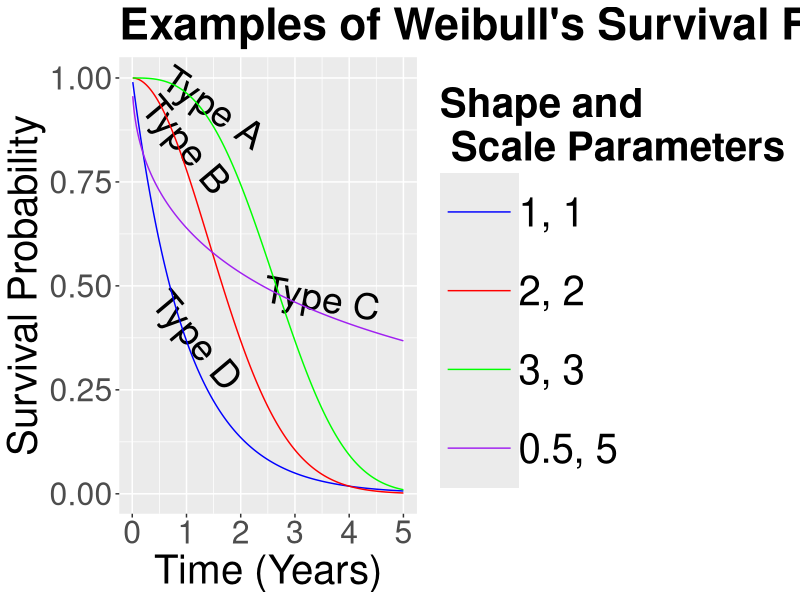
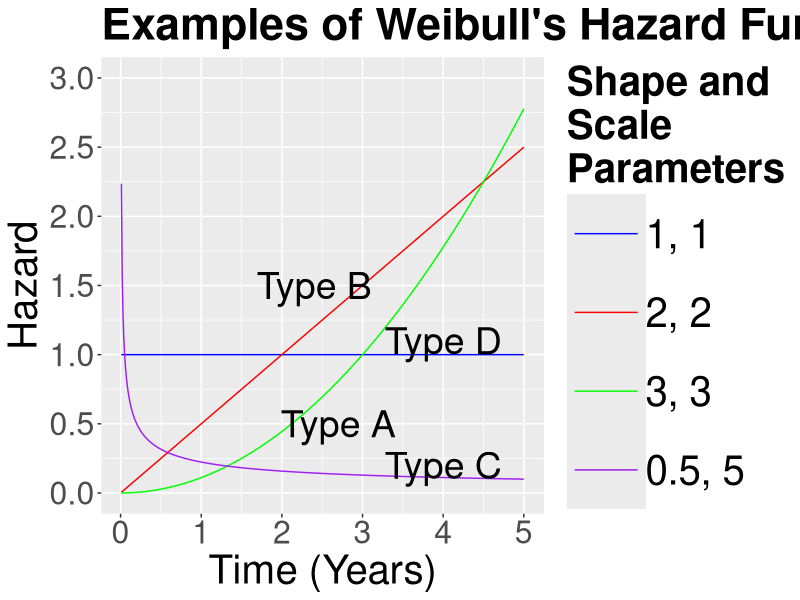
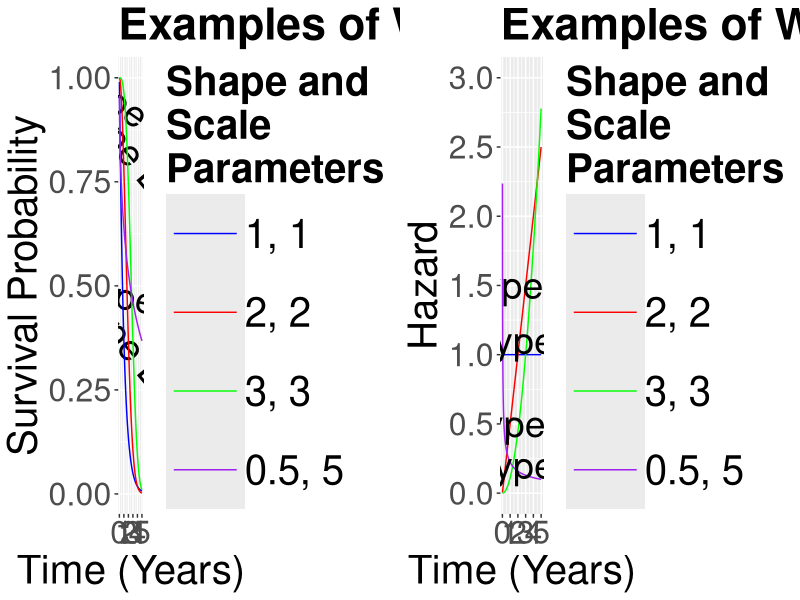
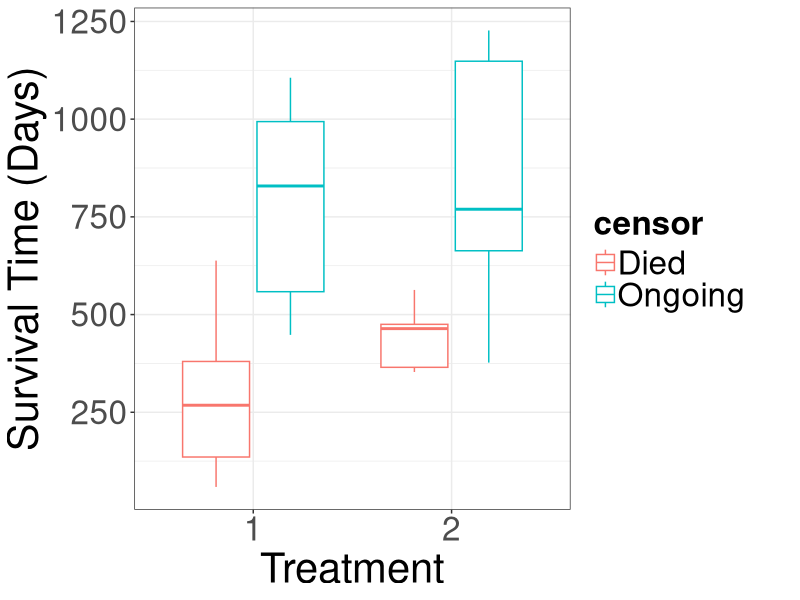

Write R code to recreate these figures, in order.
## ---- chunk 1
# Load required packages
library(tidyverse)
library(broom)
library(ggfortify)
library(survival)
library(survminer)
library(cowplot)
## ---- chunk 2
#| echo: false
#| fig.width: 20
#| fig.height: 10

weibull_param <- tibble(shape = c(0.5, 1, 2, 3), scale = c(5, 1, 2, 3))

weibull_data <- tibble(t = seq(0.01, 5, 0.01)) |>
  merge(weibull_param) |>
  mutate(surv = exp(-(t / scale)^shape))

weibull_plot <- weibull_data |>
  ggplot(aes(t, surv, color = interaction(shape, scale))) +
  ggtitle("Examples of Weibull's Survival Functions") +
  labs(x = "Time (Years)", y = "Survival Probability") +
  annotate("text", x = 1.5, y = 0.93, label = "Type A", size = 9.5, angle = -35) +
  annotate("text", x = 1, y = 0.84, label = "Type B", size = 9.5, angle = -50) +
  annotate("text", x = 3.5, y = 0.47, label = "Type C", size = 9.5, angle = -10) +
  annotate("text", x = 1.2, y = 0.37, label = "Type D", size = 9.5, angle = -50) +
  geom_line() +
  theme(
    plot.title = element_text(size = 32, face = "bold"),
    axis.text = element_text(size = 23),
    axis.title = element_text(size = 29),
    legend.text = element_text(size = 29, margin = margin(r = 1, unit = "cm")), 
    legend.title = element_text(size = 29, face = "bold"),
    legend.key.size = unit(2, 'cm')
  ) +
  scale_color_manual(values = c("blue", "red", "green", "purple"), 
                     labels = c("1, 1", "2, 2", "3, 3", "0.5, 5")) +
  guides(color = guide_legend(title = "Shape and \n Scale Parameters"))

weibull_plot
## ---- chunk 3
#| echo: false
#| fig.width: 20
#| fig.height: 10

weibull_data <- weibull_data |> mutate(hazard = shape * t^(shape - 1)/(scale^shape))

weibull_hazard <- weibull_data |>
  ggplot(aes(t, hazard, color = interaction(shape, scale))) + 
  ggtitle("Examples of Weibull's Hazard Function") +
  labs(x = "Time (Years)", y = "Hazard") +
  theme(
    plot.title = element_text(size = 32, face = "bold"),
    axis.text = element_text(size = 23),
    axis.title = element_text(size = 29),
    legend.text = element_text(size = 29, margin = margin(r = 1, unit = "cm")), 
    legend.title = element_text(size = 29, face = "bold"),
    legend.key.size = unit(2, 'cm')
  ) +
  geom_line() +
  scale_color_manual(values = c("blue", "red", "green", "purple"), 
                     labels = c("1, 1", "2, 2", "3, 3", "0.5, 5")) +
  guides(color = guide_legend(title = "Shape and \n Scale Parameters")) +
  guides(color = guide_legend(title = "Shape and \nScale \nParameters")) +
  annotate("text", x = 2.7, y = 0.5, label = "Type A", size = 9.5, angle = 0) +
  annotate("text", x = 2.4, y = 1.5, label = "Type B", size = 9.5, angle = 0) +
  annotate("text", x = 4, y = 0.2, label = "Type C", size = 9.5, angle = 0) +
  annotate("text", x = 4, y = 1.1, label = "Type D", size = 9.5, angle = 0) +
  scale_y_continuous(breaks = seq(0, 3, 0.5), limits = c(0, 3))

weibull_hazard
## ---- chunk 4
#| echo: false
#| fig.width: 35
#| fig.height: 12

plot_grid(weibull_plot + guides(color = guide_legend(title = "Shape and \nScale \nParameters")), 
  weibull_hazard, ncol = 2)
## ---- chunk 5
#| fig.width: 20
#| fig.height: 10

ovarian <- ovarian |> mutate(rx = as_factor(rx))

side_by_side_boxplots_ovarian <- ovarian |>
  mutate(censor = if_else(fustat == 1, "Died", "Ongoing")) %>%
  ggplot(aes(rx, futime)) +
  geom_boxplot(aes(colour = censor)) +
  theme_bw() +
  labs(
    x = "Treatment",
    y = "Survival Time (Days)"
  ) +
  theme(
    axis.text = element_text(size = 24),
    axis.title = element_text(size = 30),
    legend.text = element_text(size = 24, margin = margin(r = 1, unit = "cm")),
    legend.title = element_text(size = 24, face = "bold")
  )

side_by_side_boxplots_ovarian
